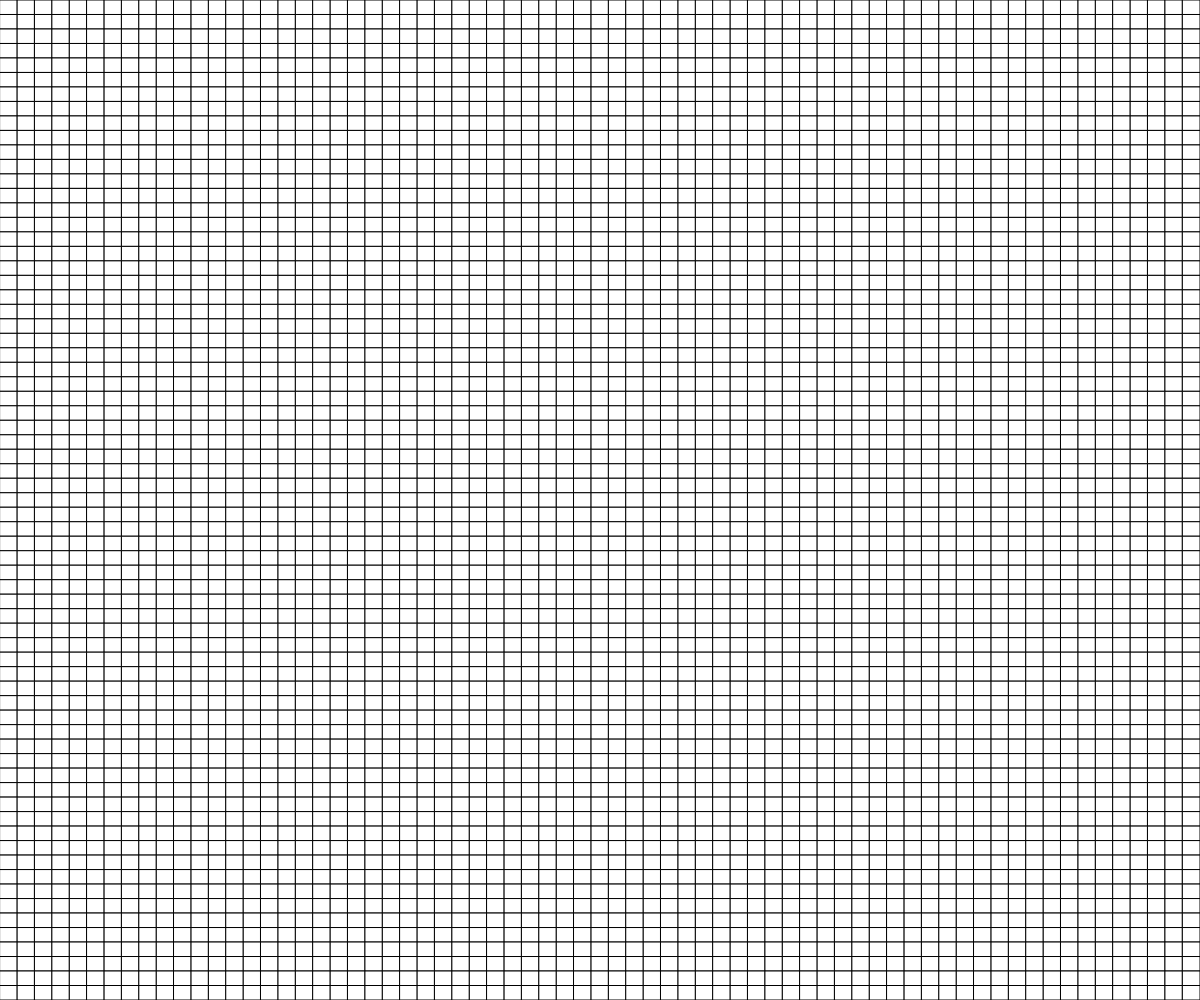
Frame 1 (no input)
Frame 60 (no input): identical to frame 1, image omitted
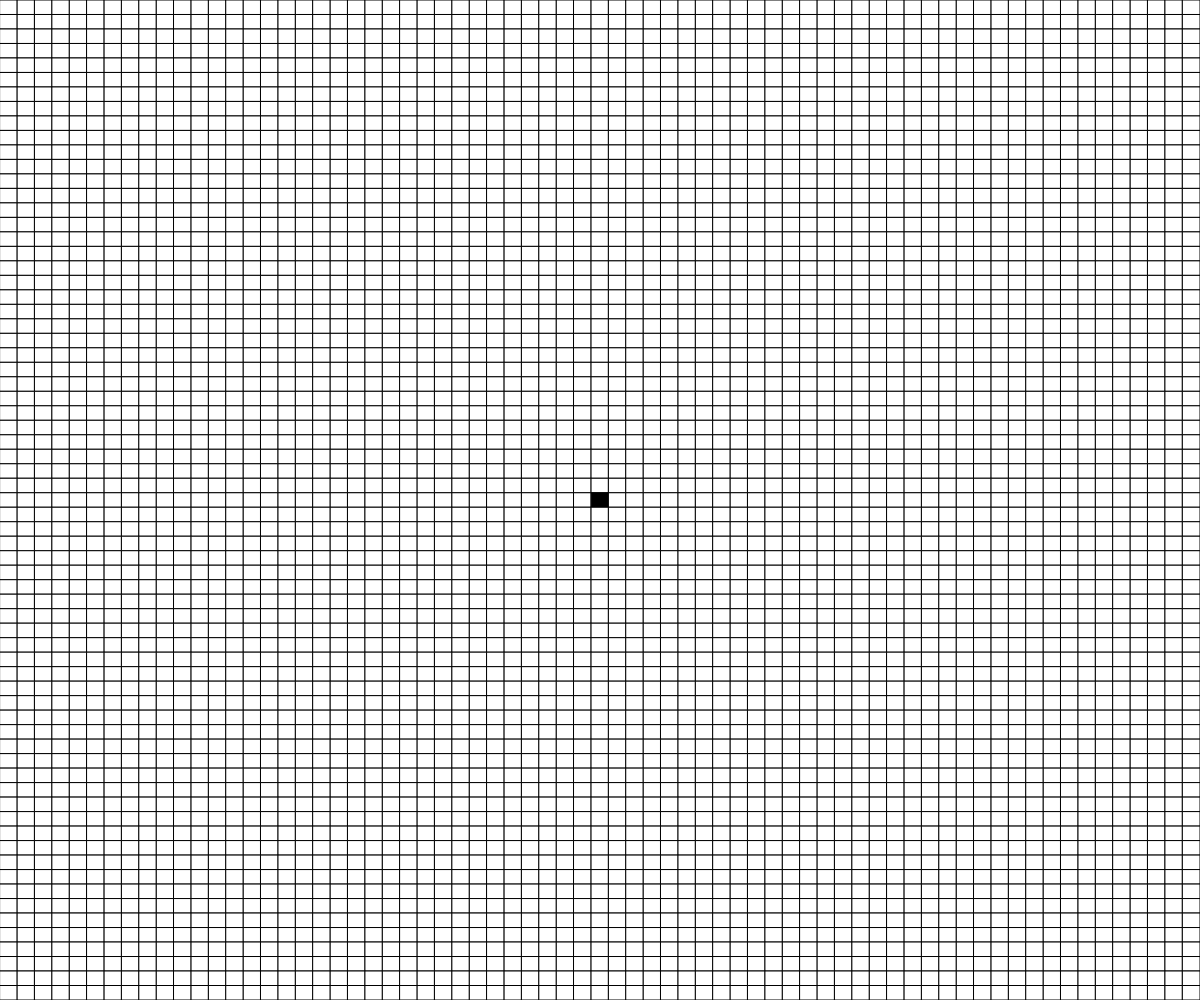
Frame 120 (the mouse pressed at the canvas centre since frame 60)

The p5.js sketch that drew these frames (run headless with seeded random() and noise() and a simulated clock; from frame 60 on, the mouse is pressed at the canvas centre):

// p5.js sketch
// ── sketch.js
// Basic grid demo
// Aidan Draper
// october 25, 2022

let gridSize = [69,69];
let grid = [];
for(let i = 0; i<gridSize[0]; i++){
  let innerGrid = [];
  for(let j = 0; j<gridSize[1]; j++){
    innerGrid.push(0);
  }
  grid.push(innerGrid);
}

let cellWidth;
let cellHeight;

function setup() {
  createCanvas(windowWidth, windowHeight);
  cellWidth = width/grid[0].length;
  cellHeight = height/grid.length;
}

function draw() {
  background(220);
  displayGrid(grid);
}

function displayGrid(grid) {
  for (let y = 0; y<grid.length; y++) {
    for (let x = 0; x<grid[y].length; x++) {
      if (grid[y][x] === 0) {
        fill("white");
      }
      else if (grid[y][x] === 1) {
        fill("black");
      }
      rect(x*cellWidth, y*cellHeight, cellWidth, cellHeight);
    }
  }
}

function mousePressed() {
  let x = Math.floor(mouseX/cellWidth);
  let y = Math.floor(mouseY/cellHeight);

  if (grid[y][x] === 0){
    grid[y][x] = 1;
  }
  else if (grid[y][x] === 1){
    grid[y][x] = 0;
  }
}
